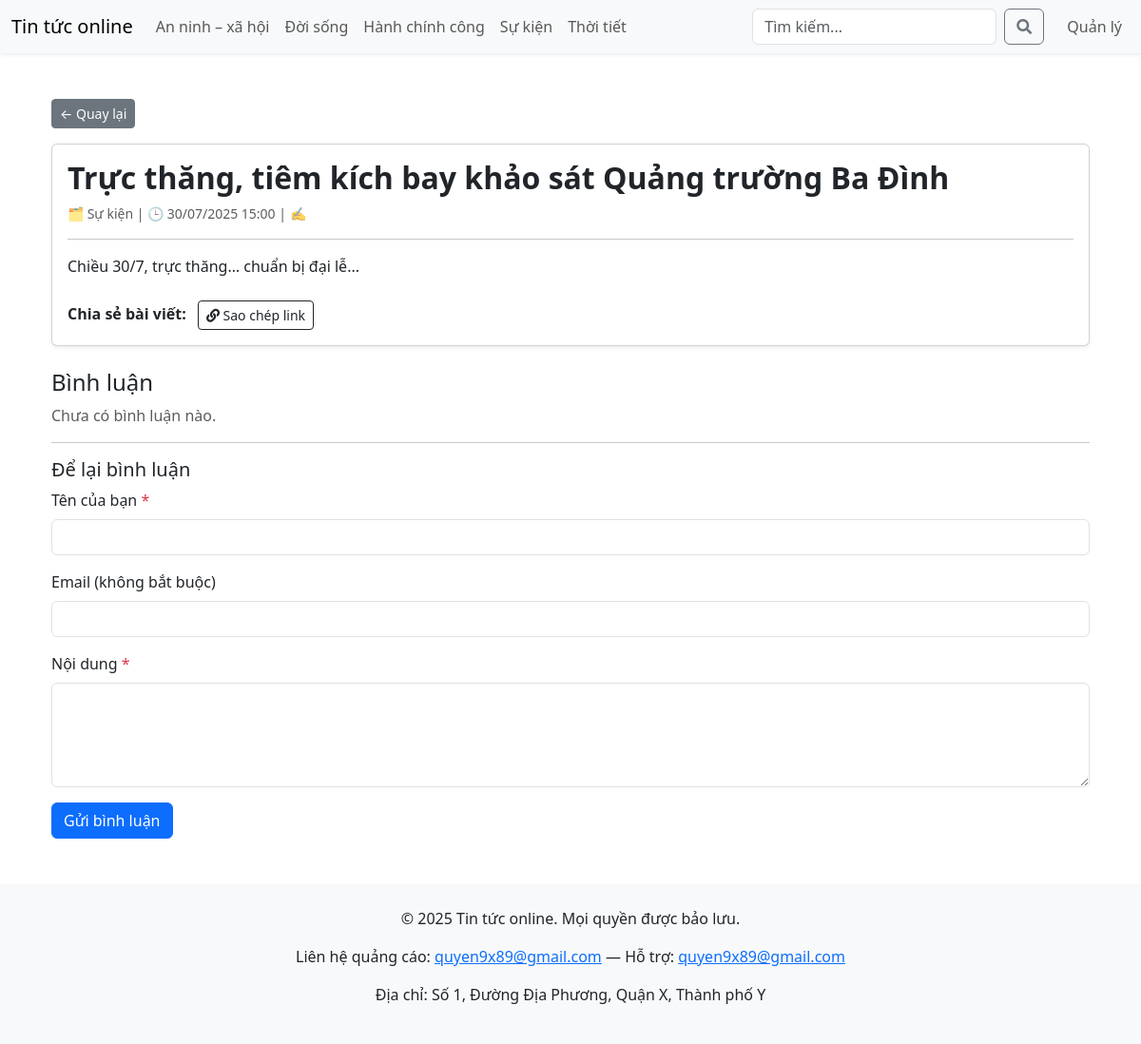
Page /post_detail.php?id=1 on the committed database.
### tables this page shows
CREATE TABLE categories (
    id INT AUTO_INCREMENT PRIMARY KEY,
    name VARCHAR(100) NOT NULL
);

CREATE TABLE posts (
    id INT AUTO_INCREMENT PRIMARY KEY,
    title VARCHAR(255) NOT NULL,
    content TEXT NOT NULL,
    image VARCHAR(255),
    category_id INT,
    user_id INT,
    created_at DATETIME DEFAULT CURRENT_TIMESTAMP,
    FOREIGN KEY (category_id) REFERENCES categories(id),
    FOREIGN KEY (user_id) REFERENCES users(id)
);

### post_detail.php (the view, shortened to what this page needs)
<?php
require_once 'config.php';
include 'header.php';
$id = (int)$_GET['id'];
$sql = "SELECT p.*, c.name AS category_name, u.username AS author_name
        FROM posts p
        LEFT JOIN categories c ON p.category_id = c.id
        LEFT JOIN users u ON p.author_id = u.id
        WHERE p.id = ?";
$stmt = $pdo->prepare($sql);
$stmt->execute([$id]);
$post = $stmt->fetch();
$cStmt = $pdo->prepare("SELECT user_name, user_email, content, created_at FROM comments WHERE post_id = ? ORDER BY created_at DESC");
$cStmt->execute([$id]);
$comments = $cStmt->fetchAll();
?>
<!DOCTYPE html>
<html lang="vi">
<head>
  <link href="https://cdn.jsdelivr.net/npm/bootstrap@5.3.0/dist/css/bootstrap.min.css" rel="stylesheet">
  <link href="https://cdnjs.cloudflare.com/ajax/libs/font-awesome/5.15.4/css/all.min.css" rel="stylesheet">
</head>
<body>
<div class="container mt-5">
  <a href="index.php" class="btn btn-sm btn-secondary mb-3">&larr; Quay lại</a>
  <div class="card shadow-sm mb-4">
    <div class="card-body">
      <h2 class="card-title fw-bold"><?= htmlspecialchars($post['title']) ?></h2>
      <p class="text-muted small">
        🗂 <?= htmlspecialchars($post['category_name'] ?? 'Chưa phân loại') ?> |
        🕒 <?= date('d/m/Y H:i', strtotime($post['created_at'])) ?> |
        ✍️ <?= htmlspecialchars($post['author_name']) ?>
      </p>
      <hr>
      <p class="card-text"><?= nl2br(htmlspecialchars($post['content'])) ?></p>
      <div class="share-buttons mt-4">
        <span class="me-2 fw-semibold">Chia sẻ bài viết:</span>
        <button id="copyLinkBtn" class="btn btn-sm btn-outline-dark">
          <i class="fas fa-link"></i> Sao chép link
        </button>
      </div>
    </div>
  </div>
  <h4>Bình luận</h4>
  <?php if ($comments): ?>
    <?php foreach ($comments as $c): ?>
      <div class="mb-3 border-bottom pb-2">
        <strong><?= htmlspecialchars($c['user_name']) ?></strong>
        <?php if ($c['user_email']): ?>
          <small>(<?= htmlspecialchars($c['user_email']) ?>)</small>
        <?php endif; ?>
        <p class="mb-1"><?= nl2br(htmlspecialchars($c['content'])) ?></p>
        <small class="text-muted"><?= date('d/m/Y H:i', strtotime($c['created_at'])) ?></small>
      </div>
    <?php endforeach; ?>
  <?php else: ?>
    <p class="text-muted">Chưa có bình luận nào.</p>
  <?php endif; ?>
  <hr>
  <h5>Để lại bình luận</h5>
  <form method="POST">
    <div class="mb-3">
      <label class="form-label">Tên của bạn <span class="text-danger">*</span></label>
      <input type="text" name="user_name" class="form-control" required>
    </div>
    <div class="mb-3">
      <label class="form-label">Email (không bắt buộc)</label>
      <input type="email" name="user_email" class="form-control">
    </div>
    <div class="mb-3">
      <label class="form-label">Nội dung <span class="text-danger">*</span></label>
      <textarea name="content" class="form-control" rows="4" required></textarea>
    </div>
    <button type="submit" class="btn btn-primary">Gửi bình luận</button>
  </form>
</div>
<?php include 'footer.php'; ?>

### header.php (shortened to what this page needs)
<?php
require_once 'config.php';
$categories = $pdo->query("SELECT id, name FROM categories ORDER BY name")->fetchAll();
?>
<!DOCTYPE html>
<html lang="vi">
<head>
  <link
    href="https://cdn.jsdelivr.net/npm/bootstrap@5.3.0/dist/css/bootstrap.min.css"
    rel="stylesheet">
  <link
    href="https://cdnjs.cloudflare.com/ajax/libs/font-awesome/5.15.4/css/all.min.css"
    rel="stylesheet">
</head>
<body>
<nav class="navbar navbar-expand-lg navbar-light bg-light shadow-sm">
  <div class="container-fluid">
    <a class="navbar-brand" href="<?= BASE_URL ?>index.php">
      <?= SITE_NAME ?>
    </a>
    <div class="collapse navbar-collapse" id="mainNav">
      <ul class="navbar-nav me-auto">
        <?php foreach($categories as $cat): ?>
          <li class="nav-item">
            <a class="nav-link"
               href="<?= BASE_URL ?>category.php?id=<?= $cat['id'] ?>">
              <?= htmlspecialchars($cat['name']) ?>
            </a>
          </li>
        <?php endforeach; ?>
      </ul>
      <form class="d-flex" method="GET" action="<?= BASE_URL ?>tim-kiem.php">
        <input class="form-control me-2"
               type="search"
               name="q"
               placeholder="Tìm kiếm..."
               value="<?= htmlspecialchars($_GET['q'] ?? '') ?>">
        <button class="btn btn-outline-secondary" type="submit">
          <i class="fas fa-search"></i>
        </button>
      </form>
      <ul class="navbar-nav ms-3">
        <li class="nav-item">
          <a class="nav-link" href="<?= BASE_URL ?>admin/index.php">
            Quản lý
          </a>
        </li>
      </ul>
    </div>
  </div>
</nav>
<div class="container mt-4">

### footer.php (shortened to what this page needs)
</div>
<footer class="bg-light text-center py-4 mt-5">
  <div class="container">
    <p>© <?= date('Y') ?> <?= SITE_NAME ?>. Mọi quyền được bảo lưu.</p>
    <p>Liên hệ quảng cáo: <a href="mailto:quyen9x89@gmail.com">quyen9x89@gmail.com</a> — Hỗ trợ: <a href="mailto:quyen9x89@gmail.com">quyen9x89@gmail.com</a></p>
    <p>Địa chỉ: Số 1, Đường Địa Phương, Quận X, Thành phố Y</p>
  </div>
</footer>
</body>
</html>

### rows in the picture
categories: name "An ninh – xã hội"
categories: name "Đời sống"
categories: name "Hành chính công"
categories: name "Sự kiện"
categories: name "Thời tiết"
posts: title "Trực thăng, tiêm kích bay khảo sát Quảng trường Ba Đình", category.name "Sự kiện", created_at "30/07/2025 15:00", content "Chiều 30/7, trực thăng… chuẩn bị đại lễ..."

### other values in the picture
SITE_NAME "Tin tức online"
